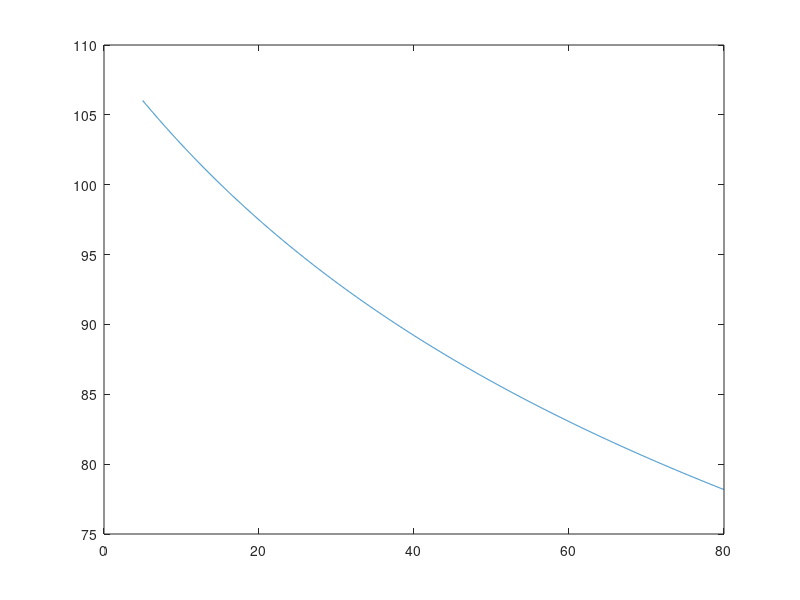

Recreate this plot in MATLAB.
%% Constants and Equations
Q=2.5; % L/s
Q=Q/1000; % m3/s
L=15; % m
DeltaPMax=103; % kPa
DeltaPMax=DeltaPMax*1000; % Pa

fDeltaP=@(fF,rho,L,v,D) 2*ff*rho*L*v^2/D;
fv=@(Q,D) 4*Q/(pi*D^2);
ffFL=@(Re) 16/Re;
frhoW=@(T) 46.048+T*(9.418+T*(-0.0329+T*(4.882e-5-2.895e-8*T)));
fmu=@(T) exp(-10.547+541.69/(T-144.53));
fRe=@(D,v,rho,mu) D*v*rho/mu;

%% D test
D=0.2; % m
T=25; % Celsius
T=T+273.15; % K

rhoW=frhoW(T);
v=fv(Q,D);
mu=fmu(T);
Re=fRe(D,v,rhoW,mu);
disp(Re)
fF_range=-0.1:0.00001:0.01;
yy=zeros(size(fF_range));
fF_fzero_function=@(fF_guess) fF_guess-1/(4*log10(Re*sqrt(fF_guess))-0.4)^2;
for i=1:length(fF_range)
    yy(i)=fF_fzero_function(fF_range(i));
end
plot(fF_range, yy)


%% Part A
function val=Diameter_Function(D)
    T=25; % Celsius
    T=T+273.15; % K
    Q=2.5; % L/s
    Q=Q/1000; % m3/s
    L=15; % m
    DeltaPMax=103; % kPa
    DeltaPMax=DeltaPMax*1000; % Pa

    fv=@(Q,D) 4*Q/(pi*D^2);
    ffFL=@(Re) 16/Re;
    frhoW=@(T) 46.048+T*(9.418+T*(-0.0329+T*(4.882e-5-2.895e-8*T)));
    fmu=@(T) exp(-10.547+541.69/(T-144.53));
    fRe=@(D,v,rhoW,mu) D*v*rhoW/mu;

    rhoW=frhoW(T);
    v=fv(Q,D);
    mu=fmu(T);
    Re=fRe(D,v,rhoW,mu);
    if Re<2100
        fF=ffFL(Re);
    else
        fF_fzero_function=@(fF_guess) fF_guess-1/(4*log10(Re*sqrt(fF_guess))-0.4)^2;
        options=optimset('Display', 'off');
        fF=fzero(fF_fzero_function, [0.0001, 0.1], options);
    end
    val=DeltaPMax-2*fF*rhoW*L*v^2/D;   
end

diameter_range=0.01:0.0001:0.3;
yy=zeros(size(diameter_range));
for i=1:length(diameter_range)
    yy(i)=Diameter_Function(diameter_range(i));
end
%plot(diameter_range, yy)

options=optimset('Display', 'off');
part_a_sol=fzero(@Diameter_Function, [0.024,0.028], options); % solution in m

fprintf('The diameter of the pipe at 103 kPa is %0.4f inches', part_a_sol*39.3701)

%% Part B
fprintf('For a Diameter of 1.0327 inches, you should choose the 1 in nominal pipe size\n')

%% Part C
function pressure_drop=Temperature_Function(T)
    T=T+273.15; % K
    Q=5; % L/s
    Q=Q/1000; % m3/s
    L=16; % m
    D_outside=1.66; % in
    wall_thickness=0.14; % in
    D_inside=D_outside-2*wall_thickness; % in
    D_inside=D_inside/39.3701; % m

    fv=@(Q,D) 4*Q/(pi*D^2);
    ffFL=@(Re) 16/Re;
    frhoW=@(T) 46.048+T*(9.418+T*(-0.0329+T*(4.882e-5-2.895e-8*T)));
    fmu=@(T) exp(-10.547+541.69/(T-144.53));
    fRe=@(D,v,rhoW,mu) D*v*rhoW/mu;

    rhoW=frhoW(T);
    v=fv(Q,D_inside);
    mu=fmu(T);
    Re=fRe(D_inside,v,rhoW,mu);
    if Re<2100
        fF=ffFL(Re);
    else
        fF_fzero_function=@(fF_guess) fF_guess-1/(4*log10(Re*sqrt(fF_guess))-0.4)^2;
        options=optimset('Display', 'off');
        fF=fzero(fF_fzero_function, [0.0001, 0.1], options);
    end
    pressure_drop_Pa=2*fF*rhoW*L*v^2/D_inside; % Pa
    pressure_drop = pressure_drop_Pa/1000; %kPa
end

Temp_range=5:0.01:80;
pressure_drops=zeros(size(Temp_range));
for i=1:length(Temp_range)
    pressure_drops(i)=Temperature_Function(Temp_range(i));
end
plot(Temp_range, pressure_drops)
fprintf('Lowest Pressure Drop: %3.3f kPa\n', pressure_drops(end))
fprintf('Highest Pressure Drop: %3.3f kPa\n', pressure_drops(1))

%% Part D
function val=Temperature_fzero(T)
    T=T+273.15; % K
    Q=5; % L/s
    Q=Q/1000; % m3/s
    L=16; % m
    D_outside=1.66; % in
    wall_thickness=0.14; % in
    D_inside=D_outside-2*wall_thickness; % in
    D_inside=D_inside/39.3701; % m
    DeltaPMax=103; % kPa
    DeltaPMax=DeltaPMax*1000; % Pa

    fv=@(Q,D) 4*Q/(pi*D^2);
    ffFL=@(Re) 16/Re;
    frhoW=@(T) 46.048+T*(9.418+T*(-0.0329+T*(4.882e-5-2.895e-8*T)));
    fmu=@(T) exp(-10.547+541.69/(T-144.53));
    fRe=@(D,v,rhoW,mu) D*v*rhoW/mu;

    rhoW=frhoW(T);
    v=fv(Q,D_inside);
    mu=fmu(T);
    Re=fRe(D_inside,v,rhoW,mu);
    if Re<2100
        fF=ffFL(Re);
    else
        fF_fzero_function=@(fF_guess) fF_guess-1/(4*log10(Re*sqrt(fF_guess))-0.4)^2;
        options=optimset('Display', 'off');
        fF=fzero(fF_fzero_function, [0.0001, 0.1], options);
    end
    val=DeltaPMax-2*fF*rhoW*L*v^2/D_inside;
end

options=optimset('Display', 'off');
part_d_sol=fzero(@Temperature_fzero, [8,12], options); % Solution in Celsius
fprintf('Minimum Temperature: %1.3f degrees Celsius', part_d_sol)